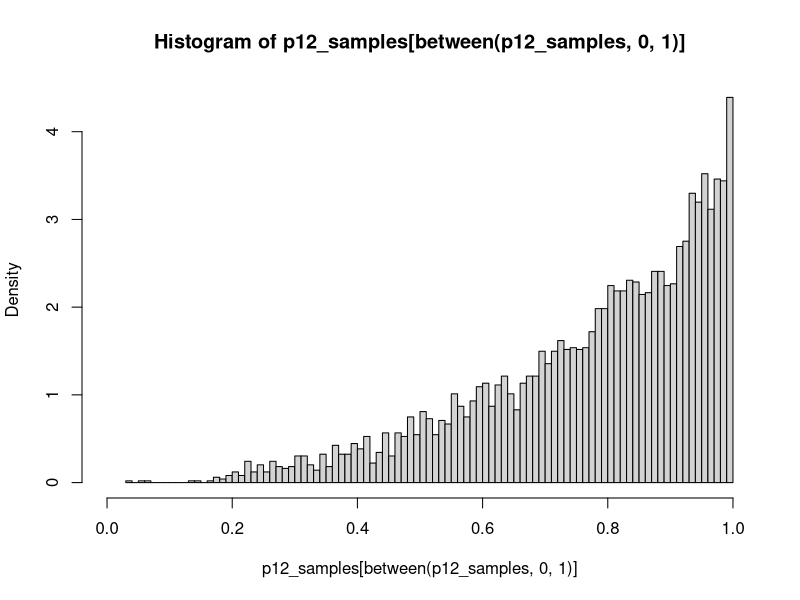

Source code (R):
# checking out the new prior on p_{12}
library(dplyr)

n_sim <- 5e3

tar_beta <- 9

a_samples <- rbeta(n = n_sim, shape1 = 1, shape2 = 2)
b_samples <- rbeta(n = n_sim, shape1 = 1, shape2 = tar_beta)
c_samples <- rbeta(n = n_sim, shape1 = 1, shape2 = tar_beta)
d_samples <- rbeta(n = n_sim, shape1 = 1, shape2 = tar_beta)
e_samples <- rbeta(n = n_sim, shape1 = 1, shape2 = 2)
w_samples <- rbeta(n = n_sim, shape1 = 3, shape2 = 1)

e1ab <- e_samples * (1 - a_samples - b_samples)

p12_samples <- (d_samples * b_samples + w_samples * e1ab) / (d_samples * b_samples + e1ab)
hist(p12_samples[between(p12_samples, 0, 1)], xlim = c(0, 1), breaks = 100, freq = FALSE)

